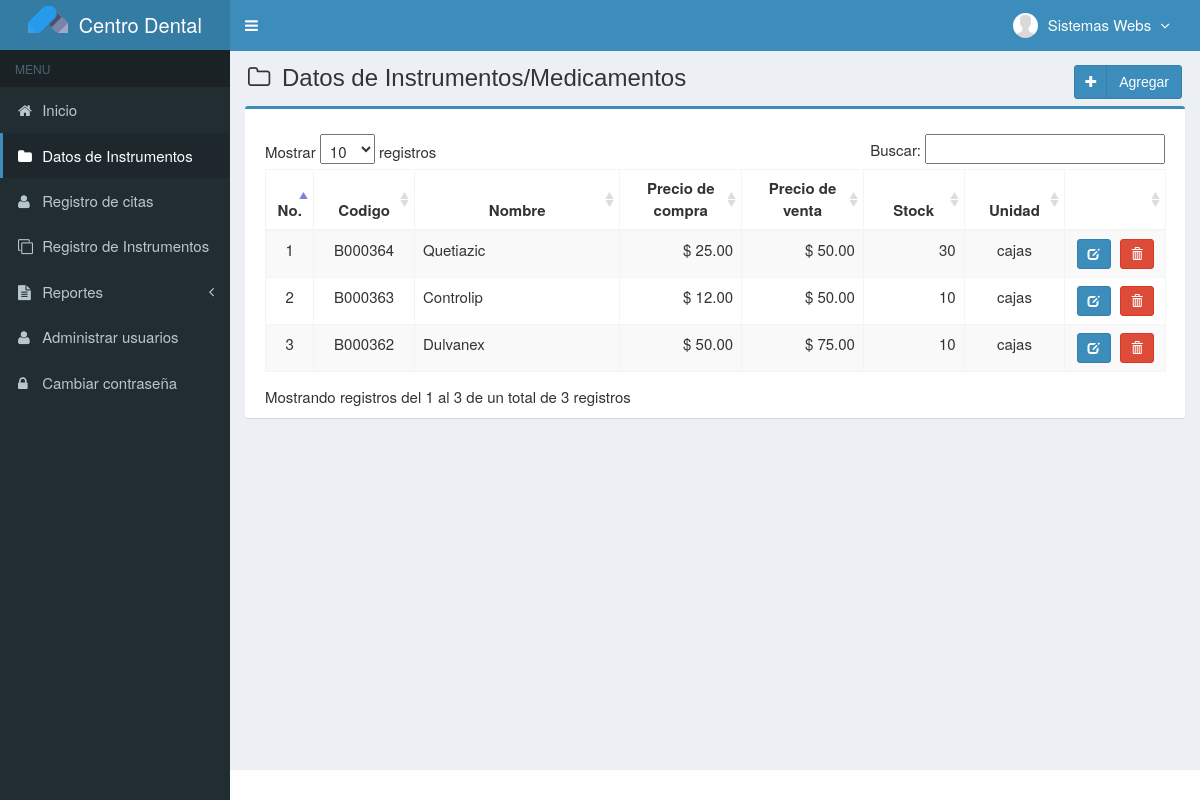
Screenshot of /main.php?module=medicines (signed in) with the database file from the repository.
### tables this page shows
CREATE TABLE `usuarios` (
  `id_user` int(3) NOT NULL,
  `username` varchar(50) NOT NULL,
  `name_user` varchar(50) NOT NULL,
  `password` varchar(50) NOT NULL,
  `email` varchar(50) DEFAULT NULL,
  `telefono` varchar(13) DEFAULT NULL,
  `foto` varchar(100) DEFAULT NULL,
  `permisos_acceso` enum('Super Admin','Gerente','Almacen') NOT NULL,
  `status` enum('activo','bloqueado') NOT NULL DEFAULT 'activo',
  `created_at` timestamp NOT NULL DEFAULT CURRENT_TIMESTAMP,
  `updated_at` timestamp NOT NULL DEFAULT CURRENT_TIMESTAMP ON UPDATE CURRENT_TIMESTAMP
);

CREATE TABLE `medicamentos` (
  `codigo` varchar(7) NOT NULL,
  `nombre` varchar(50) NOT NULL,
  `precio_compra` decimal(10,2) NOT NULL,
  `precio_venta` decimal(10,2) NOT NULL,
  `unidad` varchar(20) NOT NULL,
  `stock` int(11) NOT NULL,
  `created_user` int(3) NOT NULL,
  `created_date` timestamp NOT NULL DEFAULT CURRENT_TIMESTAMP,
  `updated_user` int(3) NOT NULL,
  `updated_date` timestamp NOT NULL DEFAULT CURRENT_TIMESTAMP ON UPDATE CURRENT_TIMESTAMP
);

### modules/medicines/view.php (the view, shortened to what this page needs)
<section class="content-header">
  <h1>
    <i class="fa fa-folder-o icon-title"></i> Datos de Instrumentos/Medicamentos
    <a class="btn btn-primary btn-social pull-right" href="?module=form_medicines&form=add" title="agregar" data-toggle="tooltip">
      <i class="fa fa-plus"></i> Agregar
    </a>
  </h1>
</section>
<section class="content">
  <div class="row">
    <div class="col-md-12">
      <div class="box box-primary">
        <div class="box-body">
          <table id="dataTables1" class="table table-bordered table-striped table-hover">
            <thead>
              <tr>
                <th class="center">No.</th>
                <th class="center">Codigo</th>
                <th class="center">Nombre</th>
                <th class="center">Precio de compra</th>
                <th class="center">Precio de venta</th>
                <th class="center">Stock</th>
                <th class="center">Unidad</th>
                <th></th>
              </tr>
            </thead>
            <tbody>
            <?php
            $no = 1;
            $query = mysqli_query($mysqli, "SELECT codigo,nombre,precio_compra,precio_venta,unidad,stock FROM medicamentos ORDER BY codigo DESC")
                                            or die('error: '.mysqli_error($mysqli));
            while ($data = mysqli_fetch_assoc($query)) {
              $precio_compra = $data['precio_compra'];
              $precio_venta = $data['precio_venta'];
              echo "<tr>
                      <td width='30' class='center'>$no</td>
                      <td width='80' class='center'>$data[codigo]</td>
                      <td width='180'>$data[nombre]</td>
                      <td width='100' align='right'>$ $precio_compra</td>
                      <td width='100' align='right'>$ $precio_venta</td>
                      <td width='80' align='right'>$data[stock]</td>
                      <td width='80' class='center'>$data[unidad]</td>
                      <td class='center' width='80'>
                        <div>
                          <a data-toggle='tooltip' data-placement='top' title='modificar' style='margin-right:5px' class='btn btn-primary btn-sm' href='?module=form_medicines&form=edit&id=$data[codigo]'>
                              <i style='color:#fff' class='glyphicon glyphicon-edit'></i>
                          </a>";
            ?>
                          <a data-toggle="tooltip" data-placement="top" title="Eliminar" class="btn btn-danger btn-sm" href="modules/medicines/proses.php?act=delete&id=<?php echo $data['codigo'];?>" onclick="return confirm('estas seguro de eliminar<?php echo $data['nombre']; ?> ?');">
                              <i style="color:#fff" class="glyphicon glyphicon-trash"></i>
                          </a>
            <?php
              echo "    </div>
                      </td>
                    </tr>";
              $no++;
            }
            ?>
            </tbody>
          </table>
        </div>
      </div>
    </div>
  </div>
</section><!-- /.content

### top-menu.php (shortened to what this page needs)
<?php
require_once "config/database.php";
$query = mysqli_query($mysqli, "SELECT id_user, name_user, foto, permisos_acceso FROM usuarios WHERE id_user='$_SESSION[id_user]'")
                                or die('error: '.mysqli_error($mysqli));
$data = mysqli_fetch_assoc($query);
?>
<li class="dropdown user user-menu">
  <a href="#" class="dropdown-toggle" data-toggle="dropdown">
  <?php
  if ($data['foto']=="") { ?>
    <img src="images/user/user-default.png" class="user-image" alt="User Image"/>
  <?php
  }
  else { ?>
    <img src="images/user/<?php echo $data['foto']; ?>" class="user-image" alt="User Image"/>
  <?php
  }
  ?>
    <span class="hidden-xs"><?php echo $data['name_user']; ?> <i style="margin-left:5px" class="fa fa-angle-down"></i></span>
  </a>
</li>

### assets/css/style.css (style rules this page uses)
.btn-social *:first-child { border-right: 1px solid rgba(0, 0, 0, 0.1); bottom: 0; font-size: 1em !important; left: 0; line-height: 32px !important; position: absolute; text-align: center; top: 0; width: 32px !important; }
.content-header { padding: 15px 18px 0; position: relative; }
.center { text-align:center; }
.icon-title { margin-right: 5px; }
body { background-color: #fff; color: #333; font-size: 15px; line-height: 1.42857; }

### rows the page displays
usuarios: foto (placeholder picture), name_user "Sistemas Webs"
medicamentos: codigo "B000364", nombre "Quetiazic", precio_compra "25.00", precio_venta "50.00", stock "30", unidad "cajas"
medicamentos: codigo "B000363", nombre "Controlip", precio_compra "12.00", precio_venta "50.00", stock "10", unidad "cajas"
medicamentos: codigo "B000362", nombre "Dulvanex", precio_compra "50.00", precio_venta "75.00", stock "10", unidad "cajas"
